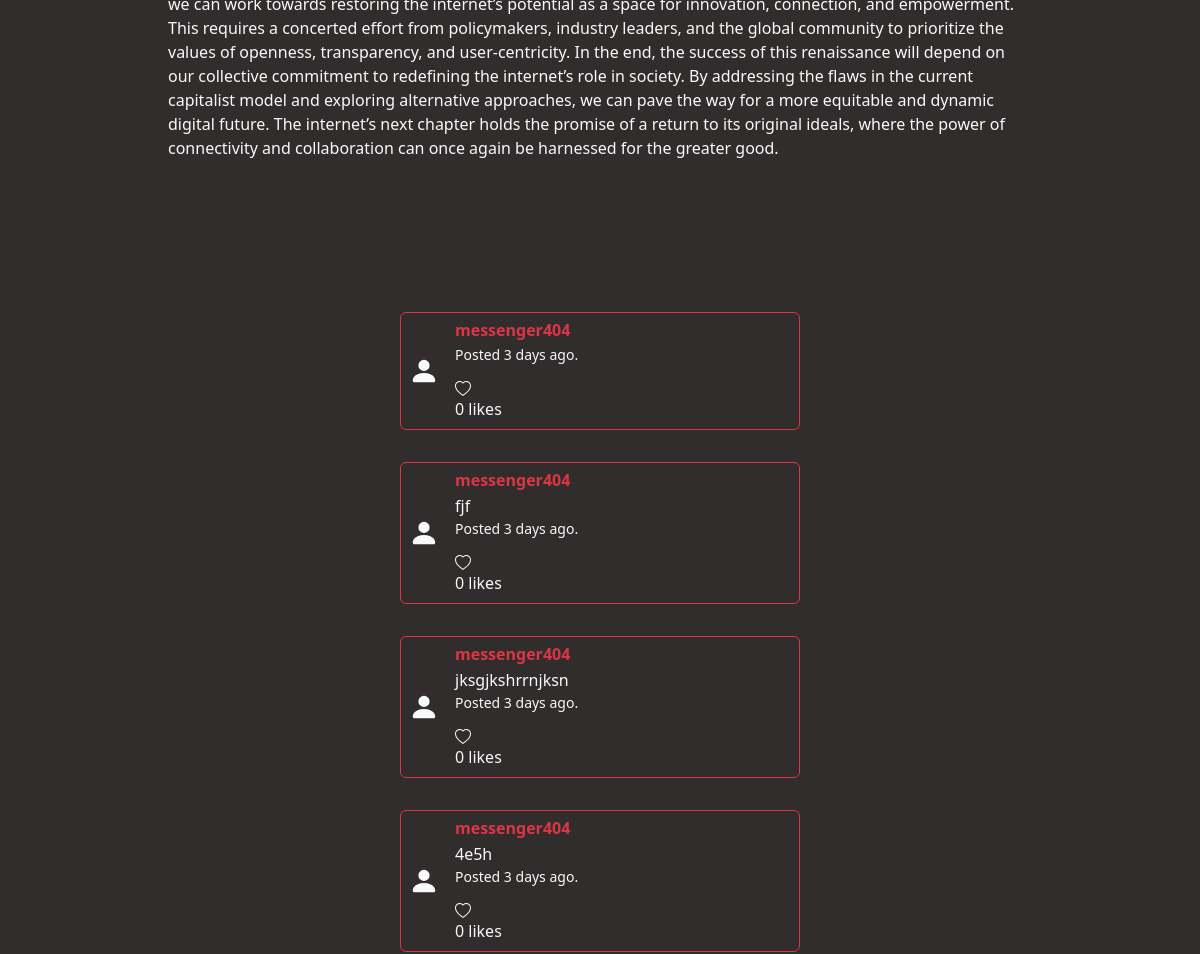
Before: /articles/404/death-of-the-internet (middle part) with the older database file.
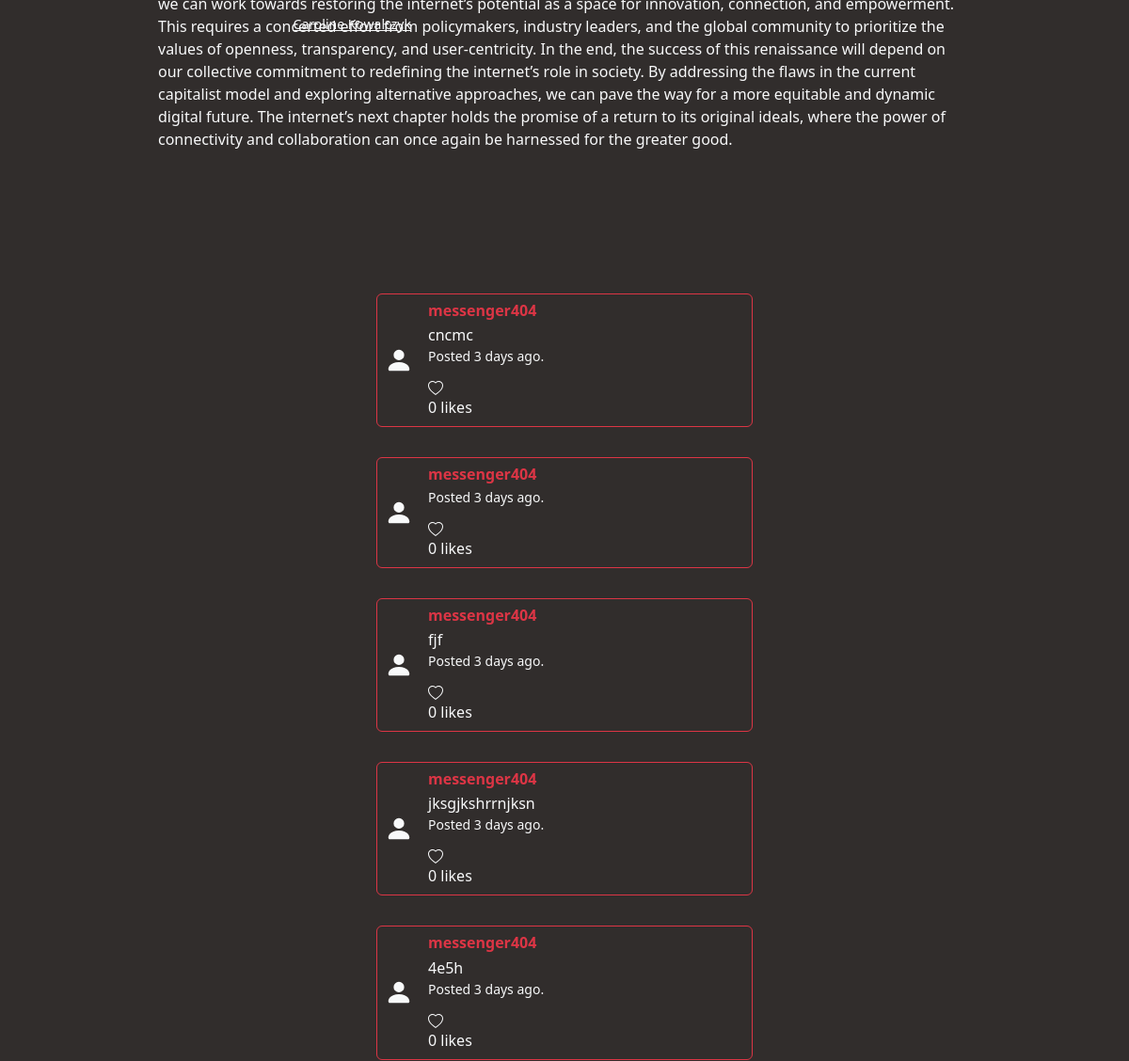
After: the same page with the newer database file.
### news/models.py (models this page shows, shortened)
class Comment(models.Model):
    commenter = models.ForeignKey(User, on_delete=models.CASCADE, blank=True, null=True, related_name="commenter")
    comment_text = models.CharField(max_length=240)
    article = models.ForeignKey(Article, on_delete=models.CASCADE, blank=True, null=True, related_name="article")
    created_date = models.DateTimeField(default=timezone.now)
    def likes(self):
        return Like.objects.filter(comment_liked=self).count()
    def since(self):
        return (timezone.now() - self.created_date).days

class User(AbstractUser):
    pass

class Article(models.Model):
    headline = models.CharField(max_length=50, blank=False, unique_for_date="date")
    main = models.ForeignKey(Image, null=True, on_delete=models.PROTECT)
    byline = models.ForeignKey(Author,null=True, on_delete=models.PROTECT)
    deck = models.CharField(max_length=240, blank=False)
    slug = models.SlugField(unique=True)
    url = models.SlugField(max_length=40, unique=True, null=True)
    date = models.DateTimeField(auto_now_add=False, null=True)
    content = HTMLField()
    section = models.ForeignKey(Section, null=True, on_delete=models.SET_NULL)
    updated_at = models.DateTimeField(blank=True, null=True)
    update_lang = models.CharField(max_length=50, blank=True, null=True)
    is_hero = models.BooleanField(default=False)
    is_featured = models.BooleanField(default=False)
    is_published = models.BooleanField(default=False)
    history = HistoricalRecords()
    changed_by = models.ForeignKey(User)

class Author(models.Model):
    byline = models.CharField(max_length=50, null=True)
    author_bio = HTMLField(max_length=2000)
    author_slug = models.SlugField(null=True, blank=True, unique=True)
    pic = models.ForeignKey(Image, null=True, on_delete=models.PROTECT)
    def __str__(self):
        return f"{self.byline}"

### news/views.py (the view)
# urls.py: path("articles/<str:section_url_name>/<str:url>", views.article_details, name="article_details"),
def article_details(request, section_url_name, url):
    section = get_object_or_404(Section, section_url_name=section_url_name)
    article = get_object_or_404(Article, url=url, section=section)
    comments= Comment.objects.filter(article=article).order_by("-created_date")
    return render(request, "news/article.html", {
        "article": article,
        "section": section,
        "comments":comments
    })

### news/templates/news/article.html (shortened to what this page needs)
{% extends "news/layout.html" %}
{% block body %}
<div class="hero-section">
    <div id="hero-content" class="text-light">
        <a class="link-light" href="#"><small>{{ article.byline }}</small></a>
    </div>
</div>
<div class="article text-light m-5 p-5">
    {{ article.content | safe }}
</div>
    <br>
<div class="comments mb-5 list-group text-light">
  {% if comments %}
    {% for comment in comments %}
        <div class="comment rounded border border-danger d-flex m-3 flex-start align-items-stretch">
            <svg style="align-self:center" xmlns="http://www.w3.org/2000/svg" width="30" height="30" fill="currentColor" class="text-light m-2 bi bi-person-fill" viewBox="0 0 16 16">
                <path d="M3 14s-1 0-1-1 1-4 6-4 6 3 6 4-1 1-1 1zm5-6a3 3 0 1 0 0-6 3 3 0 0 0 0 6"/>
            </svg>
            <div class="border-danger p-2">
                <h6 class="fw-bold mb-1 text-danger">{{ comment.commenter }}</h6>
                <div class="d-flex align-items-start flex-column mb-3">
                    <p class="mb-0 text-light">{{ comment.comment_text }}</p>
                    {% if comment.since > 0 %}
                    <small class="mb-0 text-light">Posted {{ comment.since }} days ago.</small>
                    {% else %}
                    <small>Posted today.</small>
                    {% endif %}
                </div>
                <div value={{comment.id}} class='d-flex flex-column mr-2 like_{{ comment.id }}' id="comment" data-post-id="{{ comment.id }}">
                <svg xmlns="http://www.w3.org/2000/svg" width="16" height="16" fill="currentColor" class="bi bi-heart heart_{{ comment.id }}" viewBox="0 0 16 16">
                  <path d="m8 2.748-.717-.737C5.6.281 2.514.878 1.4 3.053c-.523 1.023-.641 2.5.314 4.385.92 1.815 2.834 3.989 6.286 6.357 3.452-2.368 5.365-4.542 6.286-6.357.955-1.886.838-3.362.314-4.385C13.486.878 10.4.28 8.717 2.01zM8 15C-7.333 4.868 3.279-3.04 7.824 1.143q.09.083.176.171a3 3 0 0 1 .176-.17C12.72-3.042 23.333 4.867 8 15"/>
                </svg>
                <span value={{comment.likes}} class = "like_count_{{comment.id}}">{{ comment.likes }} likes </span>
              </div>
            </div>
        </div>
    {% endfor %}
</div>
{% else %}
<div class="alert alert-danger" role="alert">
    No comments have been posted yet.
</div>
{% endif %}
{% endblock %}

Changed rows visible on the page:
now on this page (row unchanged): Article: byline "Caroline Kowalczyk"
added Comment: commenter "messenger404", comment_text "cncmc", since "3", likes "0"
